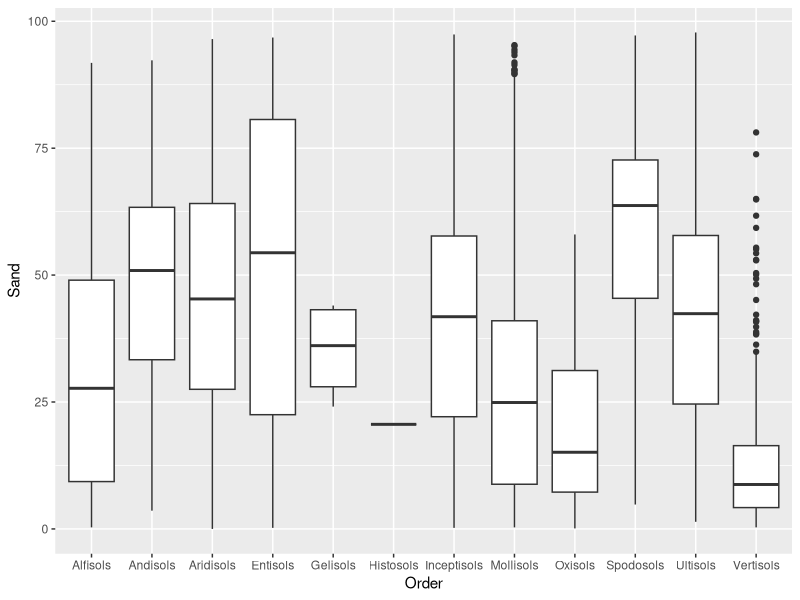
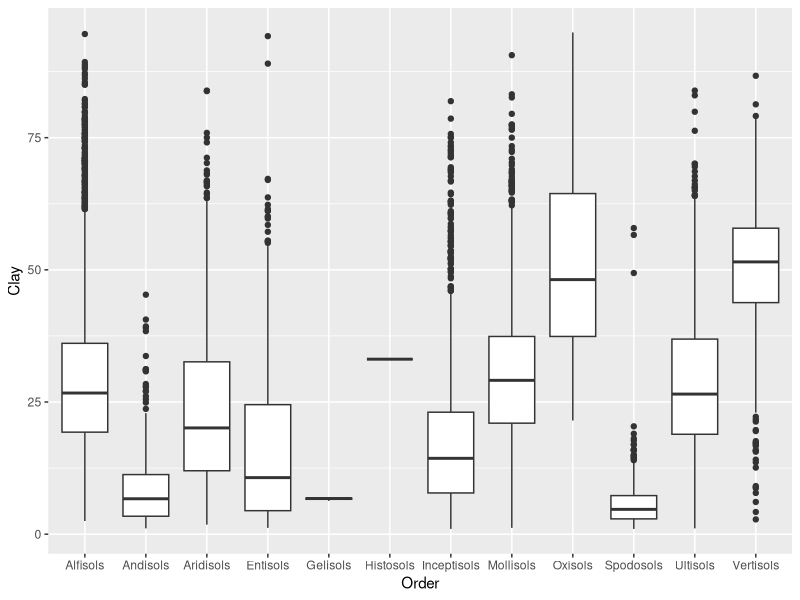
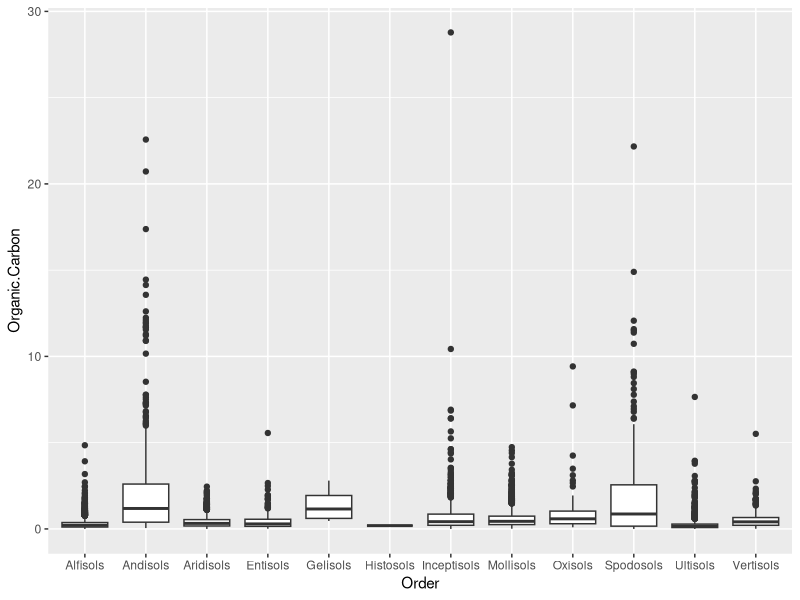
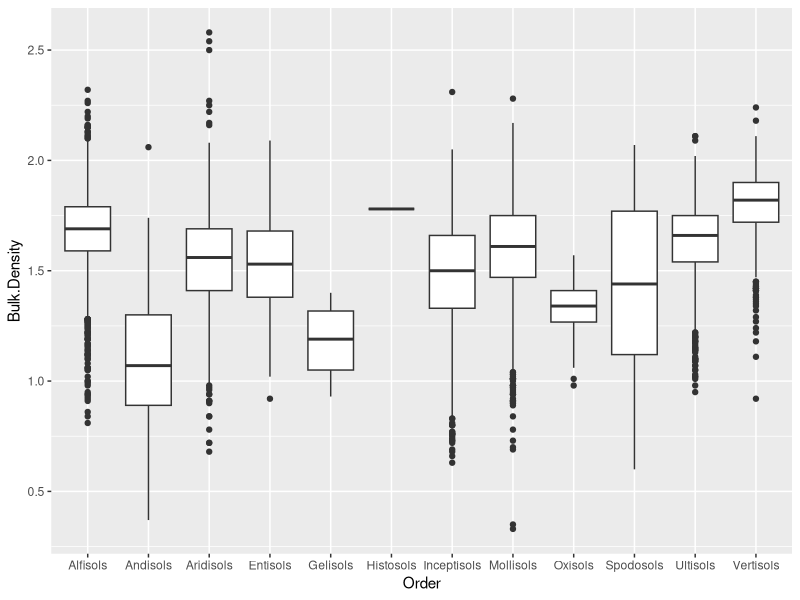
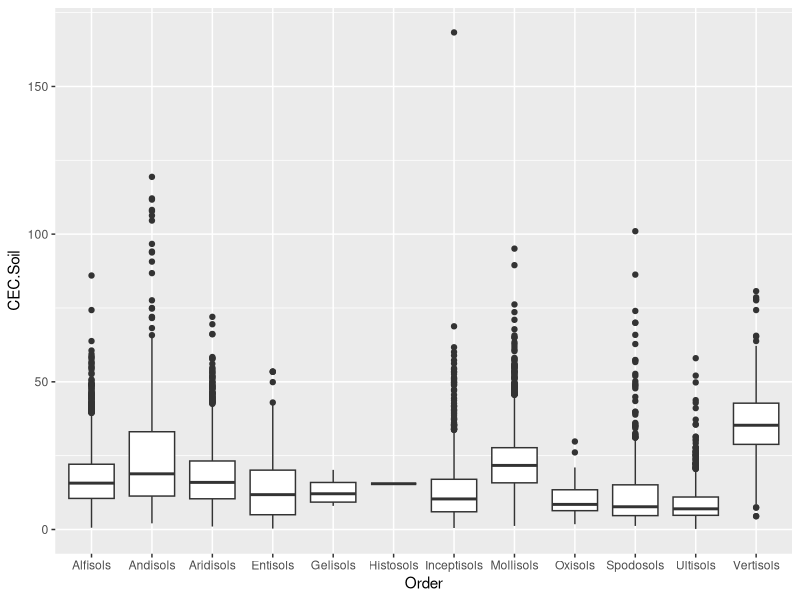
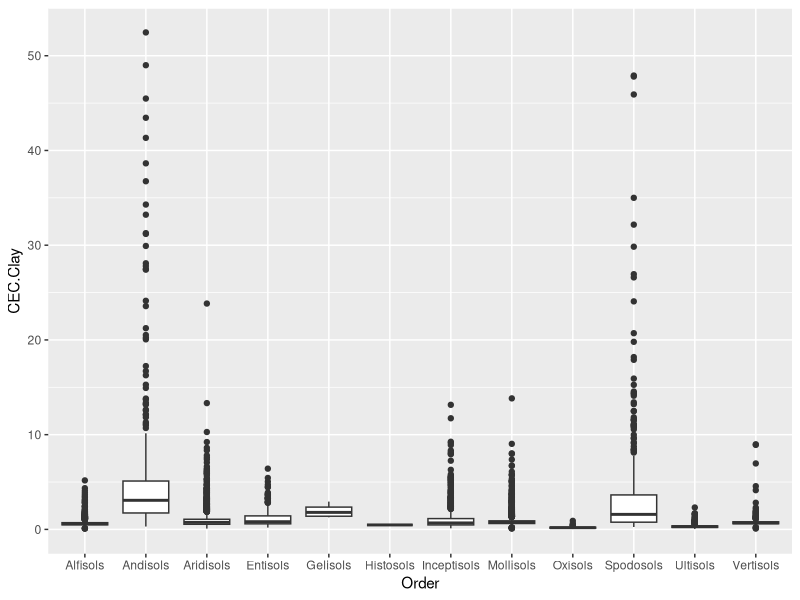
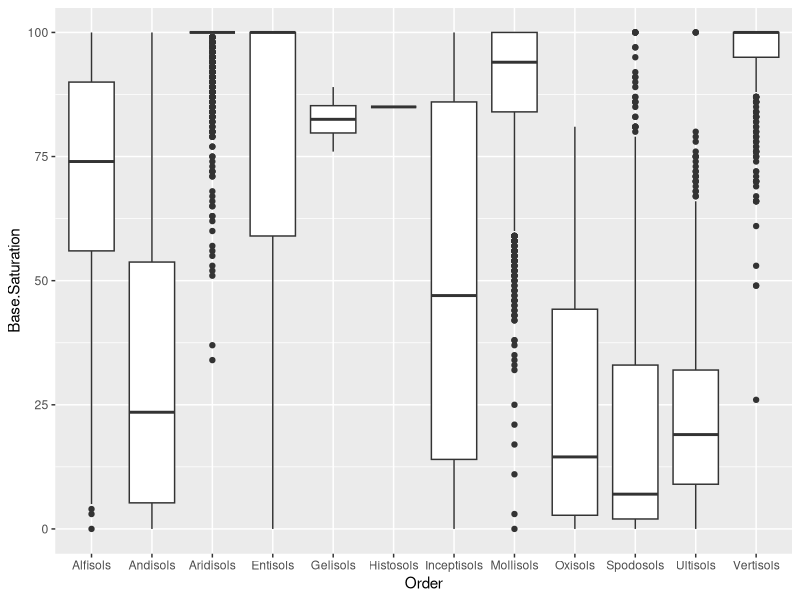
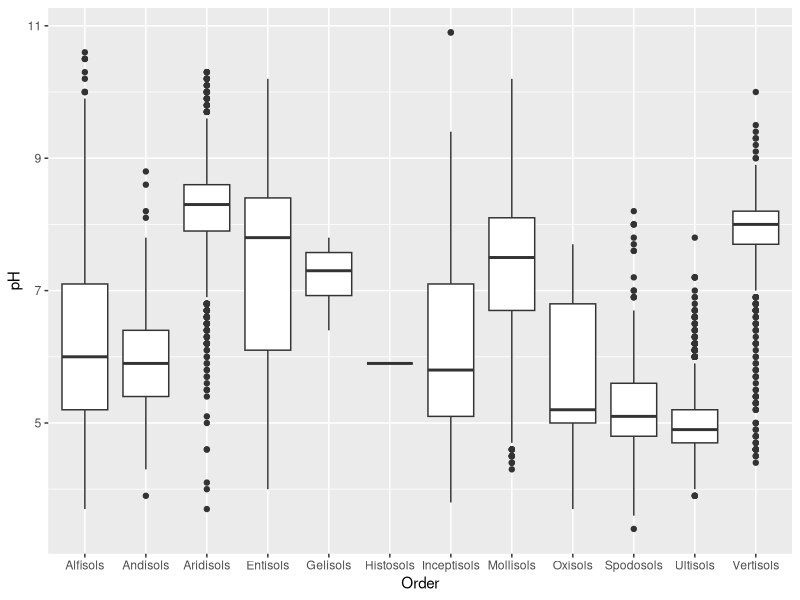

Generate these figures, in order, with R: (Note: this script raises an error after producing the figures.)
## ---- chunk 1

project1data <- read.csv(file = "project1data.csv")
project1data <- project1data[,-c(1,2,4)] #remove the ID and Horizon columns which are useless,Silt is redundant information since it could be calculated from Sand and Clay. 
project1data <- project1data[sample(nrow(project1data),nrow(project1data)),] ###shuffle rows

library(ggplot2)
library(dplyr)
library(magrittr)

## ---- chunk 2
varlist <- names(project1data)[-9]

customPlot <- function(varName) {

project1data %>% 
group_by_("Order") %>% 
select_("Order",varName) %>% 
ggplot(aes_string("Order",varName)) + geom_boxplot()

}
lapply(varlist,customPlot)

## ---- chunk 3

library(MASS)
library(caret)

#data partition
lda_train <- createDataPartition(y=project1data$Order, p=0.8,list = FALSE)
train <- project1data[lda_train,]
test <- project1data[-lda_train,]

#lda
lda.fei <- lda(Order ~., data = project1data, subset =lda_train)

#predict test data
lda.predict = predict(lda.fei, newdata=test)

# Assess the accuracy of the prediction percent correct for each soil class (Order) in test data
ct.lda <- table(test$Order, lda.predict$class)
diag(prop.table(ct.lda, 1))

# total percent correct
sum(diag(prop.table(ct.lda)))

## ---- chunk 4
library(MASS)
library(caret)

#data partition
qda_train <- createDataPartition(y=project1data$Order, p=0.8,list = FALSE)
train <- project1data[qda_train,]
test <- project1data[-qda_train,]

#qda
qda.fei <- qda(Order ~., data = project1data, subset =qda_train)

#predict test data
qda.predict = predict(qda.fei, newdata=test)

# Assess the accuracy of the prediction percent correct for each soil class (Order) in test data
ct.qda <- table(test$Order, qda.predict$class)
diag(prop.table(ct.qda, 1))

# total percent correct
sum(diag(prop.table(ct.qda)))

## ---- chunk 5

#doing logistic regression

mylogr <- function(y, x, maxit = 100, tol = 1e-5) {
  y <- as.numeric(y) - 1
  X <- as.matrix(cbind(1, x))      # add the intercept term to the predictors
  
  # constants
  N <- length(y)        # number of observations
  p <- ncol(X)          # number of predictors
  continue <- T
  i <- 1
  
  betas <- matrix(0, nrow = maxit, ncol = p)
  
  #below is from PseudoCode - slide 21 on log reg lecture
  while(continue && i < maxit) {
    beta <- betas[i, ]
    p <- exp(X %*% beta)/(1 + exp(X %*% beta))
    W <- diag(as.vector(p * (1-p)))
    z <- X %*% beta + solve(W) %*% (y - p)
    betas[i+1, ] <- solve(t(X) %*% W %*% X) %*% t(X) %*% W %*% z
    if(all(abs(betas[i + 1, ] - betas[i, ])/abs(betas[i, ]) < tol)) {
      continue <- F
    }
    i <- i + 1
  }
  
  return(betas[i, ])
  
}


#cross validation
mylogr.cv <- function(y, x, k, maxit = 100, tol = 1e-5) {
  
  cvs <- rep(0, k)
  
  # constants
  N <- length(y)        # number of observations
  
  # assign indices for which group each observation belongs to
  kappa <- sample(rep(1:k, length = N))
  
  for(i in 1:k) {
    y.tr <- y[kappa != i]     # training responses; all but ith group
    x.tr <- x[kappa != i, ]   # training predictors; all but ith group
    y.va <- y[kappa == i]     # validation responses; ith group
    x.va <- x[kappa == i, ]   # validation predictors; ith group
    
    beta <- mylogr(y.tr, x.tr, maxit, tol)
    
    X.va <- as.matrix(cbind(1, x.va))
    
    prediction <- rep(NA, length(y.va))
    for(j in 1:length(prediction)) {
      prediction[j] <- round(1/(1+exp(-t(beta) %*% X.va[j, ])))
    }
    cvs[i] <- sum((prediction - (as.numeric(y.va)-1))^2)
  }
  
  return(sum(cvs)/N)
  
}

system.time(cv.err.logr <- mylogr.cv(data$class, data[ ,-10], 10))
  
  
  
## ---- chunk 6

